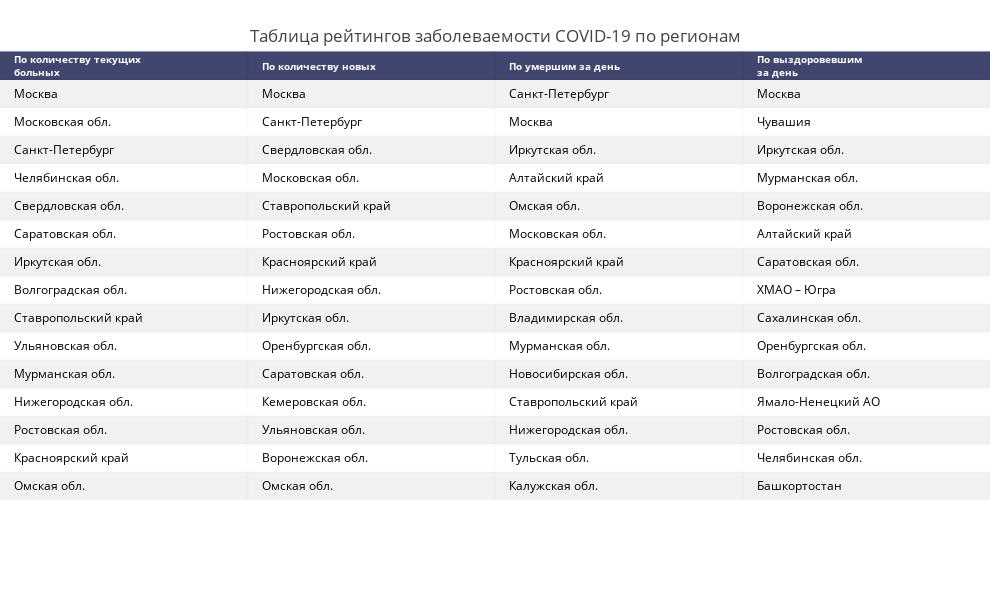

Write notebook code for a chart like this one.
### Code cell
covid_rates = pd.DataFrame()
mask = (X.Date==myday)&(X.Region!='Россия')
today_cases = X[mask]
#covid_rates.reset_index(drop=True)

covid_rates['По количеству текущих <br>больных'] = today_cases.sort_values(by=['Remaining_ill'],ascending = False).Region.reset_index(drop=True)
covid_rates['По количеству новых'] = today_cases.sort_values(by=['Day_confirmed'],ascending = False).Region.reset_index(drop=True)
covid_rates['По умершим за день'] = today_cases.sort_values(by=['Day_deaths'],ascending = False).Region.reset_index(drop=True)
covid_rates['По выздоровевшим<br>за день'] = today_cases.sort_values(by=['Day_recovered'],ascending = False).Region.reset_index(drop=True)
param = {'xgap':0}
fig =  ff.create_table(covid_rates.head(15),height_constant=200,**param)
fig.update_layout(
    
                  title_text ='Таблица рейтингов заболеваемости COVID-19 по регионам',
                  margin = {'t':50, 'b':100},
                  title_x = 0.5,
                  title_y= 0.95,
                  title_xanchor = "center",
                  title_yanchor = "top", 
                  
                  width = 990, height = 600,template = 'gridon',
    
    
                  xaxis_title='',yaxis_title = ''
                  )
for i in range(0,4):
    fig.layout.annotations[i].font.size = 10
fig.show()

### Figure 1 — Plotly figure (JSON) as saved in the notebook; plotly's stock layout.template omitted (floating-point values rounded to 4 significant figures)
{"data": [{"colorscale": [[0, "#00083e"], [0.5, "#ededee"], [1, "#ffffff"]], "hoverinfo": "none", "opacity": 0.75, "showscale": false, "type": "heatmap", "xgap": 0, "z": [[0, 0, 0, 0], [0.5, 0.5, 0.5, 0.5], [1, 1, 1, 1], [0.5, 0.5, 0.5, 0.5], [1, 1, 1, 1], [0.5, 0.5, 0.5, 0.5], [1, 1, 1, 1], [0.5, 0.5, 0.5, 0.5], [1, 1, 1, 1], [0.5, 0.5, 0.5, 0.5], [1, 1, 1, 1], [0.5, 0.5, 0.5, 0.5], [1, 1, 1, 1], [0.5, 0.5, 0.5, 0.5], [1, 1, 1, 1], [0.5, 0.5, 0.5, 0.5]]}], "layout": {"annotations": [{"align": "left", "font": {"color": "#ffffff", "size": 10}, "showarrow": false, "text": "<b>По количеству текущих <br>больных</b>", "x": -0.45, "xanchor": "left", "xref": "x", "y": 0, "yref": "y"}, {"align": "left", "font": {"color": "#ffffff", "size": 10}, "showarrow": false, "text": "<b>По количеству новых</b>", "x": 0.55, "xanchor": "left", "xref": "x", "y": 0, "yref": "y"}, {"align": "left", "font": {"color": "#ffffff", "size": 10}, "showarrow": false, "text": "<b>По умершим за день</b>", "x": 1.55, "xanchor": "left", "xref": "x", "y": 0, "yref": "y"}, {"align": "left", "font": {"color": "#ffffff", "size": 10}, "showarrow": false, "text": "<b>По выздоровевшим<br>за день</b>", "x": 2.55, "xanchor": "left", "xref": "x", "y": 0, "yref": "y"}, {"align": "left", "font": {"color": "#000000"}, "showarrow": false, "text": "Москва", "x": -0.45, "xanchor": "left", "xref": "x", "y": 1, "yref": "y"}, {"align": "left", "font": {"color": "#000000"}, "showarrow": false, "text": "Москва", "x": 0.55, "xanchor": "left", "xref": "x", "y": 1, "yref": "y"}, {"align": "left", "font": {"color": "#000000"}, "showarrow": false, "text": "Санкт-Петербург", "x": 1.55, "xanchor": "left", "xref": "x", "y": 1, "yref": "y"}, {"align": "left", "font": {"color": "#000000"}, "showarrow": false, "text": "Москва", "x": 2.55, "xanchor": "left", "xref": "x", "y": 1, "yref": "y"}, {"align": "left", "font": {"color": "#000000"}, "showarrow": false, "text": "Московская обл.", "x": -0.45, "xanchor": "left", "xref": "x", "y": 2, "yref": "y"}, {"align": "left", "font": {"color": "#000000"}, "showarrow": false, "text": "Санкт-Петербург", "x": 0.55, "xanchor": "left", "xref": "x", "y": 2, "yref": "y"}, {"align": "left", "font": {"color": "#000000"}, "showarrow": false, "text": "Москва", "x": 1.55, "xanchor": "left", "xref": "x", "y": 2, "yref": "y"}, {"align": "left", "font": {"color": "#000000"}, "showarrow": false, "text": "Чувашия", "x": 2.55, "xanchor": "left", "xref": "x", "y": 2, "yref": "y"}, {"align": "left", "font": {"color": "#000000"}, "showarrow": false, "text": "Санкт-Петербург", "x": -0.45, "xanchor": "left", "xref": "x", "y": 3, "yref": "y"}, {"align": "left", "font": {"color": "#000000"}, "showarrow": false, "text": "Свердловская обл.", "x": 0.55, "xanchor": "left", "xref": "x", "y": 3, "yref": "y"}, {"align": "left", "font": {"color": "#000000"}, "showarrow": false, "text": "Иркутская обл.", "x": 1.55, "xanchor": "left", "xref": "x", "y": 3, "yref": "y"}, {"align": "left", "font": {"color": "#000000"}, "showarrow": false, "text": "Иркутская обл.", "x": 2.55, "xanchor": "left", "xref": "x", "y": 3, "yref": "y"}, {"align": "left", "font": {"color": "#000000"}, "showarrow": false, "text": "Челябинская обл.", "x": -0.45, "xanchor": "left", "xref": "x", "y": 4, "yref": "y"}, {"align": "left", "font": {"color": "#000000"}, "showarrow": false, "text": "Московская обл.", "x": 0.55, "xanchor": "left", "xref": "x", "y": 4, "yref": "y"}, {"align": "left", "font": {"color": "#000000"}, "showarrow": false, "text": "Алтайский край", "x": 1.55, "xanchor": "left", "xref": "x", "y": 4, "yref": "y"}, {"align": "left", "font": {"color": "#000000"}, "showarrow": false, "text": "Мурманская обл.", "x": 2.55, "xanchor": "left", "xref": "x", "y": 4, "yref": "y"}, {"align": "left", "font": {"color": "#000000"}, "showarrow": false, "text": "Свердловская обл.", "x": -0.45, "xanchor": "left", "xref": "x", "y": 5, "yref": "y"}, {"align": "left", "font": {"color": "#000000"}, "showarrow": false, "text": "Ставропольский край", "x": 0.55, "xanchor": "left", "xref": "x", "y": 5, "yref": "y"}, {"align": "left", "font": {"color": "#000000"}, "showarrow": false, "text": "Омская обл.", "x": 1.55, "xanchor": "left", "xref": "x", "y": 5, "yref": "y"}, {"align": "left", "font": {"color": "#000000"}, "showarrow": false, "text": "Воронежская обл.", "x": 2.55, "xanchor": "left", "xref": "x", "y": 5, "yref": "y"}, {"align": "left", "font": {"color": "#000000"}, "showarrow": false, "text": "Саратовская обл.", "x": -0.45, "xanchor": "left", "xref": "x", "y": 6, "yref": "y"}, {"align": "left", "font": {"color": "#000000"}, "showarrow": false, "text": "Ростовская обл.", "x": 0.55, "xanchor": "left", "xref": "x", "y": 6, "yref": "y"}, {"align": "left", "font": {"color": "#000000"}, "showarrow": false, "text": "Московская обл.", "x": 1.55, "xanchor": "left", "xref": "x", "y": 6, "yref": "y"}, {"align": "left", "font": {"color": "#000000"}, "showarrow": false, "text": "Алтайский край", "x": 2.55, "xanchor": "left", "xref": "x", "y": 6, "yref": "y"}, {"align": "left", "font": {"color": "#000000"}, "showarrow": false, "text": "Иркутская обл.", "x": -0.45, "xanchor": "left", "xref": "x", "y": 7, "yref": "y"}, {"align": "left", "font": {"color": "#000000"}, "showarrow": false, "text": "Красноярский край", "x": 0.55, "xanchor": "left", "xref": "x", "y": 7, "yref": "y"}, {"align": "left", "font": {"color": "#000000"}, "showarrow": false, "text": "Красноярский край", "x": 1.55, "xanchor": "left", "xref": "x", "y": 7, "yref": "y"}, {"align": "left", "font": {"color": "#000000"}, "showarrow": false, "text": "Саратовская обл.", "x": 2.55, "xanchor": "left", "xref": "x", "y": 7, "yref": "y"}, {"align": "left", "font": {"color": "#000000"}, "showarrow": false, "text": "Волгоградская обл.", "x": -0.45, "xanchor": "left", "xref": "x", "y": 8, "yref": "y"}, {"align": "left", "font": {"color": "#000000"}, "showarrow": false, "text": "Нижегородская обл.", "x": 0.55, "xanchor": "left", "xref": "x", "y": 8, "yref": "y"}, {"align": "left", "font": {"color": "#000000"}, "showarrow": false, "text": "Ростовская обл.", "x": 1.55, "xanchor": "left", "xref": "x", "y": 8, "yref": "y"}, {"align": "left", "font": {"color": "#000000"}, "showarrow": false, "text": "ХМАО – Югра", "x": 2.55, "xanchor": "left", "xref": "x", "y": 8, "yref": "y"}, {"align": "left", "font": {"color": "#000000"}, "showarrow": false, "text": "Ставропольский край", "x": -0.45, "xanchor": "left", "xref": "x", "y": 9, "yref": "y"}, {"align": "left", "font": {"color": "#000000"}, "showarrow": false, "text": "Иркутская обл.", "x": 0.55, "xanchor": "left", "xref": "x", "y": 9, "yref": "y"}, {"align": "left", "font": {"color": "#000000"}, "showarrow": false, "text": "Владимирская обл.", "x": 1.55, "xanchor": "left", "xref": "x", "y": 9, "yref": "y"}, {"align": "left", "font": {"color": "#000000"}, "showarrow": false, "text": "Сахалинская обл.", "x": 2.55, "xanchor": "left", "xref": "x", "y": 9, "yref": "y"}, {"align": "left", "font": {"color": "#000000"}, "showarrow": false, "text": "Ульяновская обл.", "x": -0.45, "xanchor": "left", "xref": "x", "y": 10, "yref": "y"}, {"align": "left", "font": {"color": "#000000"}, "showarrow": false, "text": "Оренбургская обл.", "x": 0.55, "xanchor": "left", "xref": "x", "y": 10, "yref": "y"}, {"align": "left", "font": {"color": "#000000"}, "showarrow": false, "text": "Мурманская обл.", "x": 1.55, "xanchor": "left", "xref": "x", "y": 10, "yref": "y"}, {"align": "left", "font": {"color": "#000000"}, "showarrow": false, "text": "Оренбургская обл.", "x": 2.55, "xanchor": "left", "xref": "x", "y": 10, "yref": "y"}, {"align": "left", "font": {"color": "#000000"}, "showarrow": false, "text": "Мурманская обл.", "x": -0.45, "xanchor": "left", "xref": "x", "y": 11, "yref": "y"}, {"align": "left", "font": {"color": "#000000"}, "showarrow": false, "text": "Саратовская обл.", "x": 0.55, "xanchor": "left", "xref": "x", "y": 11, "yref": "y"}, {"align": "left", "font": {"color": "#000000"}, "showarrow": false, "text": "Новосибирская обл.", "x": 1.55, "xanchor": "left", "xref": "x", "y": 11, "yref": "y"}, {"align": "left", "font": {"color": "#000000"}, "showarrow": false, "text": "Волгоградская обл.", "x": 2.55, "xanchor": "left", "xref": "x", "y": 11, "yref": "y"}, {"align": "left", "font": {"color": "#000000"}, "showarrow": false, "text": "Нижегородская обл.", "x": -0.45, "xanchor": "left", "xref": "x", "y": 12, "yref": "y"}, {"align": "left", "font": {"color": "#000000"}, "showarrow": false, "text": "Кемеровская обл.", "x": 0.55, "xanchor": "left", "xref": "x", "y": 12, "yref": "y"}, {"align": "left", "font": {"color": "#000000"}, "showarrow": false, "text": "Ставропольский край", "x": 1.55, "xanchor": "left", "xref": "x", "y": 12, "yref": "y"}, {"align": "left", "font": {"color": "#000000"}, "showarrow": false, "text": "Ямало-Ненецкий АО", "x": 2.55, "xanchor": "left", "xref": "x", "y": 12, "yref": "y"}, {"align": "left", "font": {"color": "#000000"}, "showarrow": false, "text": "Ростовская обл.", "x": -0.45, "xanchor": "left", "xref": "x", "y": 13, "yref": "y"}, {"align": "left", "font": {"color": "#000000"}, "showarrow": false, "text": "Ульяновская обл.", "x": 0.55, "xanchor": "left", "xref": "x", "y": 13, "yref": "y"}, {"align": "left", "font": {"color": "#000000"}, "showarrow": false, "text": "Нижегородская обл.", "x": 1.55, "xanchor": "left", "xref": "x", "y": 13, "yref": "y"}, {"align": "left", "font": {"color": "#000000"}, "showarrow": false, "text": "Ростовская обл.", "x": 2.55, "xanchor": "left", "xref": "x", "y": 13, "yref": "y"}, {"align": "left", "font": {"color": "#000000"}, "showarrow": false, "text": "Красноярский край", "x": -0.45, "xanchor": "left", "xref": "x", "y": 14, "yref": "y"}, {"align": "left", "font": {"color": "#000000"}, "showarrow": false, "text": "Воронежская обл.", "x": 0.55, "xanchor": "left", "xref": "x", "y": 14, "yref": "y"}, {"align": "left", "font": {"color": "#000000"}, "showarrow": false, "text": "Тульская обл.", "x": 1.55, "xanchor": "left", "xref": "x", "y": 14, "yref": "y"}, {"align": "left", "font": {"color": "#000000"}, "showarrow": false, "text": "Челябинская обл.", "x": 2.55, "xanchor": "left", "xref": "x", "y": 14, "yref": "y"}, {"align": "left", "font": {"color": "#000000"}, "showarrow": false, "text": "Омская обл.", "x": -0.45, "xanchor": "left", "xref": "x", "y": 15, "yref": "y"}, {"align": "left", "font": {"color": "#000000"}, "showarrow": false, "text": "Омская обл.", "x": 0.55, "xanchor": "left", "xref": "x", "y": 15, "yref": "y"}, {"align": "left", "font": {"color": "#000000"}, "showarrow": false, "text": "Калужская обл.", "x": 1.55, "xanchor": "left", "xref": "x", "y": 15, "yref": "y"}, {"align": "left", "font": {"color": "#000000"}, "showarrow": false, "text": "Башкортостан", "x": 2.55, "xanchor": "left", "xref": "x", "y": 15, "yref": "y"}], "height": 600, "margin": {"b": 100, "l": 0, "r": 0, "t": 50}, "title": {"text": "Таблица рейтингов заболеваемости COVID-19 по регионам", "x": 0.5, "xanchor": "center", "y": 0.95, "yanchor": "top"}, "width": 990, "xaxis": {"dtick": 1, "gridwidth": 2, "showticklabels": false, "tick0": -0.5, "ticks": "", "title": {"text": ""}, "zeroline": false}, "yaxis": {"autorange": "reversed", "dtick": 1, "gridwidth": 2, "showticklabels": false, "tick0": 0.5, "ticks": "", "title": {"text": ""}, "zeroline": false}}}
